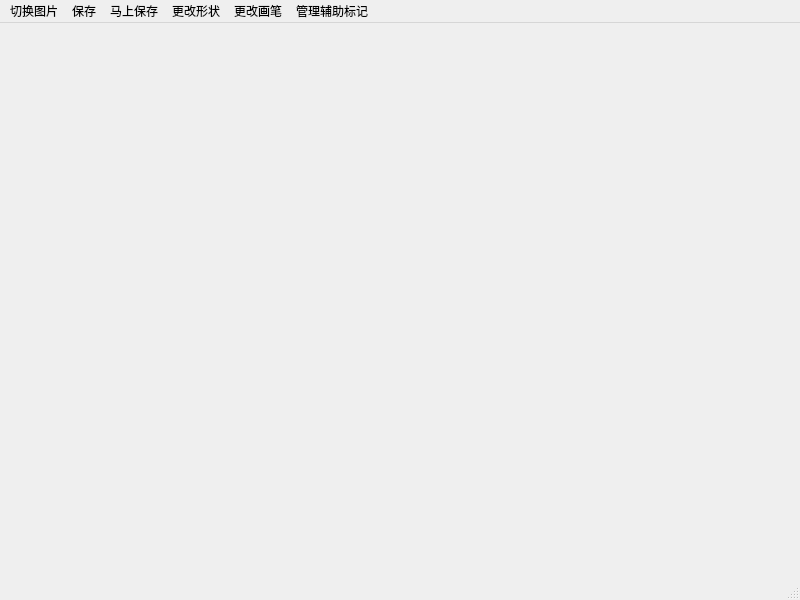
<?xml version="1.0" encoding="UTF-8"?>
<ui version="4.0">
 <class>curPicForLabeling_MainWindow</class>
 <widget class="QMainWindow" name="curPicForLabeling_MainWindow">
  <property name="geometry">
   <rect>
    <x>0</x>
    <y>0</y>
    <width>800</width>
    <height>600</height>
   </rect>
  </property>
  <property name="mouseTracking">
   <bool>true</bool>
  </property>
  <property name="windowTitle">
   <string>MainWindow</string>
  </property>
  <widget class="QWidget" name="centralwidget"/>
  <widget class="QMenuBar" name="menubar">
   <property name="geometry">
    <rect>
     <x>0</x>
     <y>0</y>
     <width>800</width>
     <height>17</height>
    </rect>
   </property>
   <widget class="QMenu" name="menu">
    <property name="title">
     <string>保存</string>
    </property>
    <addaction name="actionendLabeling"/>
    <addaction name="actionremoveTheLast"/>
   </widget>
   <widget class="QMenu" name="saveImediately">
    <property name="title">
     <string>马上保存</string>
    </property>
    <addaction name="actionsavePicOnly"/>
    <addaction name="actionsaveLabelsOnly"/>
    <addaction name="actionsaveAll"/>
   </widget>
   <widget class="QMenu" name="menu_2">
    <property name="font">
     <font>
      <bold>false</bold>
     </font>
    </property>
    <property name="title">
     <string>更改形状</string>
    </property>
    <addaction name="actionchangeAndActivateSelectMode"/>
   </widget>
   <widget class="QMenu" name="menu_3">
    <property name="title">
     <string>更改画笔</string>
    </property>
    <addaction name="actionchangeColor"/>
    <addaction name="actionchangeWidth"/>
   </widget>
   <widget class="QMenu" name="menu_4">
    <property name="title">
     <string>管理辅助标记</string>
    </property>
    <addaction name="actionopenTheLabelHelper"/>
    <addaction name="actioncloseTheLabelHelper"/>
    <addaction name="actionchangeHelperPenColor"/>
    <addaction name="actionchangeHelperPenWidth"/>
   </widget>
   <widget class="QMenu" name="menu_5">
    <property name="title">
     <string>切换图片</string>
    </property>
    <addaction name="actiontoAfterPic"/>
   </widget>
   <addaction name="menu_5"/>
   <addaction name="menu"/>
   <addaction name="saveImediately"/>
   <addaction name="menu_2"/>
   <addaction name="menu_3"/>
   <addaction name="menu_4"/>
  </widget>
  <widget class="QStatusBar" name="statusbar"/>
  <action name="actionendLabeling">
   <property name="text">
    <string>结束标记（保存所有）</string>
   </property>
  </action>
  <action name="actionsavePicOnly">
   <property name="text">
    <string>只保存图片</string>
   </property>
  </action>
  <action name="actionsaveLabelsOnly">
   <property name="text">
    <string>只保存标签</string>
   </property>
   <property name="iconText">
    <string>只保存标签</string>
   </property>
  </action>
  <action name="actionsaveAll">
   <property name="text">
    <string>保存所有</string>
   </property>
  </action>
  <action name="actionchangeToAnyFourPoly">
   <property name="text">
    <string>切换到任意四边形标注</string>
   </property>
  </action>
  <action name="actionchangeToRectMode">
   <property name="text">
    <string>切换到标准矩形标注</string>
   </property>
  </action>
  <action name="actionchangeToFivePoly">
   <property name="text">
    <string>切换到任意五边形</string>
   </property>
  </action>
  <action name="actionchangeAndActivateSelectMode">
   <property name="text">
    <string>更换形状</string>
   </property>
  </action>
  <action name="actionchangeColor">
   <property name="text">
    <string>更换颜色</string>
   </property>
  </action>
  <action name="actionchangeWidth">
   <property name="text">
    <string>更换粗度</string>
   </property>
  </action>
  <action name="actionremoveTheLast">
   <property name="text">
    <string>撤销</string>
   </property>
  </action>
  <action name="actionopenTheLabelHelper">
   <property name="text">
    <string>打开辅助标记</string>
   </property>
  </action>
  <action name="actioncloseTheLabelHelper">
   <property name="text">
    <string>关闭辅助标记</string>
   </property>
  </action>
  <action name="actionchangeHelperPenColor">
   <property name="text">
    <string>更改辅助画笔画笔颜色</string>
   </property>
  </action>
  <action name="actionchangeHelperPenWidth">
   <property name="text">
    <string>改变辅助画笔标记笔宽</string>
   </property>
  </action>
  <action name="actiontoPreviousPic">
   <property name="text">
    <string>切换到上一张</string>
   </property>
  </action>
  <action name="actiontoAfterPic">
   <property name="text">
    <string>切换到下一张</string>
   </property>
  </action>
 </widget>
 <resources/>
 <connections/>
</ui>
